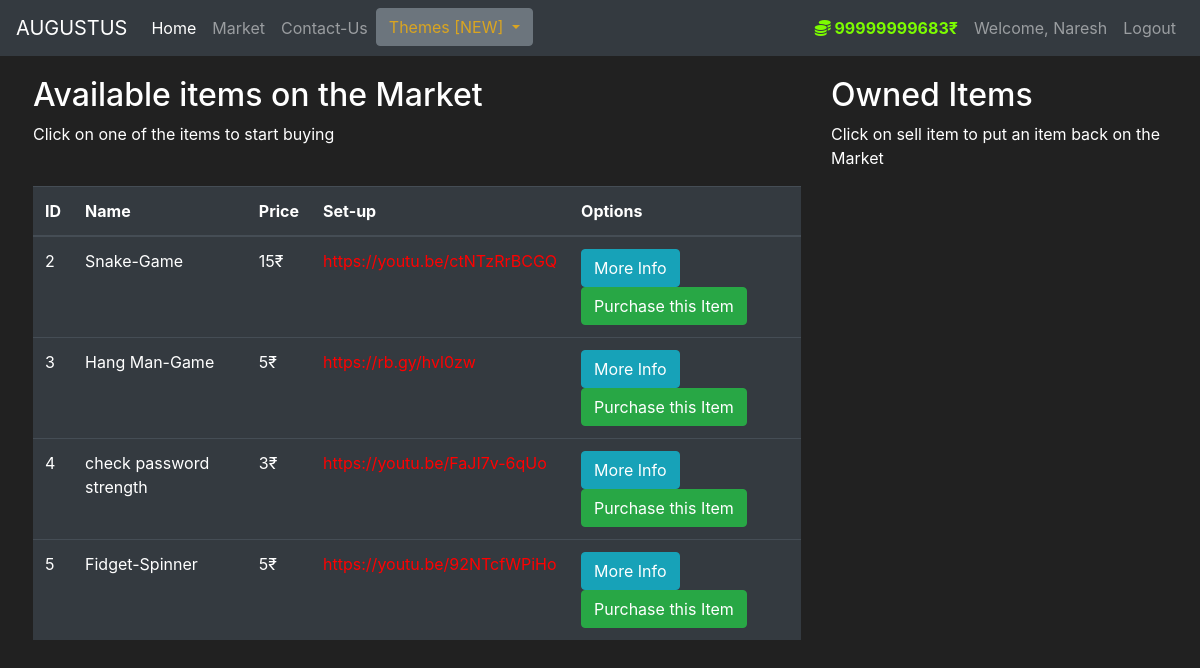
The app's page /market (signed in) with its own data.
### market/models.py (models this page shows, shortened)
class User(db.Model, UserMixin):
    id = db.Column(db.Integer(), primary_key=True)
    user_name = db.Column(db.String(length=30), nullable=False, unique=True)
    email_address = db.Column(db.String(length=50),
                              nullable=False, unique=True)
    password_hash = db.Column(db.String(length=60), nullable=False)
    budget = db.Column(db.Integer(), default=30)
    items = db.relationship('Item', backref='owned_user', lazy=True)
    @property
    def prettier_budget(self):
        return f'{self.budget}₹'
    @property
    def password(self):
        return self.password

class Item(db.Model):
    id = db.Column(db.Integer(), primary_key=True)
    name = db.Column(db.String(length=30), nullable=False, unique=True)
    price = db.Column(db.Integer(), nullable=False)
    setup = db.Column(db.String(length=1024), nullable=True)
    description = db.Column(db.String(length=1024),
                            nullable=False, unique=True)
    owner = db.Column(db.Integer(), db.ForeignKey(
        'user.id'), unique=False, nullable=True)

### market/routes.py (the view, shortened to what this page needs)
@app.route('/market', methods=['GET', 'POST'])
@login_required
def market_page():
    purchase_form = PurchaseItemForm()
    selling_form = SellItemForm()
    if request.method == 'GET':
        items = Item.query.filter_by(owner=None)
        owned_items = Item.query.filter_by(owner=current_user.id)
        return render_template('market.html', items=items, purchase_form=purchase_form, selling_form=selling_form, owned_items=owned_items, theme=theme)

### market/models.py (called while the page is built)
@login_manager.user_loader
def load_user(user_id):
    return User.query.get(int(user_id))

### market/templates/market.html (shortened to what this page needs)
{% extends 'base.html' %}
{% block content %}
<div class="row" style="margin-top:20px; margin-left:18px">
    <div class="col-8">
        <h2>Available items on the Market</h2>
        <p>Click on one of the items to start buying</p>
        <br>
        <table class="table table-hover table-dark">
            <thead>
                <tr>
                    <th scope="col">ID</th>
                    <th scope="col">Name</th>
                    <th scope="col">Price</th>
                    <th scope="col">Set-up</th>
                    <th scope="col">Options</th>
                </tr>
            </thead>
            <tbody>
                {% for item in items %}
                <tr>
                    <td>{{ item.id }}</td>
                    <td>{{ item.name }}</td>
                    <td>{{ item.price }}₹</td>
                    <td><a href="{{ item.setup }}" target="_blank" style="color: red;">{{ item.setup }}</a></td>
                    <td>
                        <button class="btn btn-outline btn-info" data-toggle="modal"
                            data-target="#Modal-MoreInfo-{{ item.id }}">More Info</button>
                        <button class="btn btn-outline btn-success" data-toggle="modal"
                            data-target="#Modal-PurchaseConfirm-{{ item.id }}">Purchase this Item</button>
                    </td>
                </tr>
                {% endfor %}
            </tbody>
        </table>
    </div>
    <div class="col-4">
        <h2>Owned Items</h2>
        <p>Click on sell item to put an item back on the Market</p>
        <br>
    </div>
</div>
{% endblock %}

### market/templates/base.html (shortened to what this page needs)
<!doctype html>
<html lang="en">
<head>
    <link rel="stylesheet" href="https://cdn.jsdelivr.net/npm/bootstrap@4.5.3/dist/css/bootstrap.min.css"
>
</head>
<body>
    <nav class="navbar navbar-expand-md navbar-dark bg-dark">
        <a class="navbar-brand" href="#">AUGUSTUS</a>
        <div class="collapse navbar-collapse" id="navbarNav">
            <ul class="navbar-nav mr-auto">
                <li class="nav-item active">
                    <a class="nav-link" href="{{ url_for('home_page')}}">Home <span class="sr-only">(current)</span></a>
                </li>
                <li class="nav-item">
                    <a class="nav-link" href="{{ url_for('market_page')}}">Market</a>
                </li>
                <li class="nav-item">
                    <a class="nav-link" href="{{ url_for('contact_page')}}">Contact-Us</a>
                </li>
                <div class="dropdown">
                    <a style="color: goldenrod" class="btn btn-secondary dropdown-toggle" href="#" role="button"
                        id="dropdownMenuLink" data-toggle="dropdown" aria-haspopup="true" aria-expanded="false"
                        data-target="#navbarNav">
                        Themes [NEW]
                    </a>
                </div>
            </ul>
            {% if current_user.is_authenticated %}
            <ul class="navbar-nav">
                <li class="nav-item">
                    <a class="nav-link" style="color: lawngreen ; font-weight: bold">
                        <i class="fas fa-coins"></i>
                        {{ current_user.prettier_budget }}
                    </a>
                </li>
                <li class="nav-item">
                    <a class="nav-link" href="#">Welcome, {{ current_user.user_name }}</a>
                </li>
                <li class="nav-item">
                    <a class="nav-link" href="{{ url_for('logout_page')}}">Logout</a>
                </li>
            </ul>
            {% endif %}
        </div>
    </nav>
    {% block content %}
    {% endblock %}
</body>
</html>

### market/templates/base.html (style rules this page uses)
body { background-color: #212121; color: white }

### records on screen
User: prettier_budget "99999999683₹", user_name "Naresh"
Item: id "2", name "Snake-Game", price "15", setup "https://youtu.be/ctNTzRrBCGQ"
Item: id "3", name "Hang Man-Game", price "5", setup "https://rb.gy/hvl0zw"
Item: id "4", name "check password strength", price "3", setup "https://youtu.be/FaJI7v-6qUo"
Item: id "5", name "Fidget-Spinner", price "5", setup "https://youtu.be/92NTcfWPiHo"
